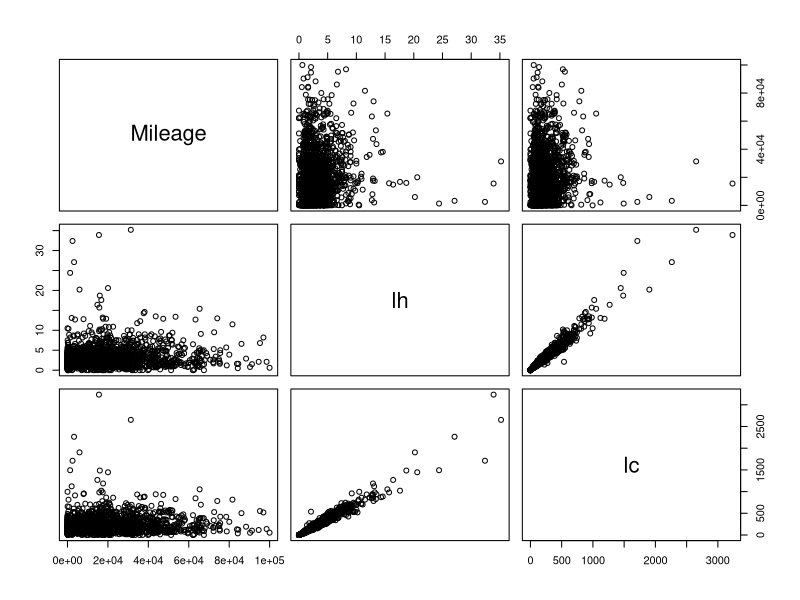

Write R code to recreate this figure.

######################## Multiple Linear Regression ############
# 1. very first thing to do in this study is scatter plot
# as scatter plot will confirm whether or not there is linear 
# relation between two variables or among the other variables.
# 2. Multiple Linear Regresssion equation.
# y = b0 + b1x1 + b2x2 + .......+bnxn
#
#  b0 is Y-intercept and b1,b2,b3,bn is slop
##



# Set working Directory

setwd("D:\\from E\\ML")

# Read Data

vehicle <- read.csv("vehicle.csv",header = T,sep = ",")

head(vehicle)

pairs(vehicle[3:5])

# Multiple Linear Regression

results <- lm(lc ~ Mileage+lh,vehicle)
results

summary(results)

# Variable significance last column propability or p-value which
# tells you whether variable in the model is really contributing
# significantly or not.
# star indicates how significant variable in the model whether it is playing
# significant role or not
# 1. If it is 3 star means it is very highly significant
# 2. if it is 2 star, slightly less than 3
# 3. if it is 1 star, slightly less than 2 but still significant
# 4. if there is no star it means variable is not really playing
# significant role in the model.
# 5. if it is not playing any significant role, the natural thing will
# be to delete that variable for further analysis.
# 
# significant code : if you have a 3 star means significance level is
# 0.001 now how do you interprete this 0.001.
# suppose p-value is 0.001 
# if you do (1-p) in this case it will become (1-0.001)=0.999
# 99.9% confidence. it is very high level of confidence.
# default value is 95 % anything more than 95 % percent is really good.
# and anything less than 95% percent is not really that good.

# Final model exluding mileage variable.

results <- lm(lc ~ lh,vehicle)
results

summary(results)



reduced <- lm(lc ~ lh,vehicle)
full <- lm(lc ~ Mileage+lh,vehicle)

anova(reduced,full)

# Prediction
predict(results,data.frame(lh=10),interval = 'confidence')
